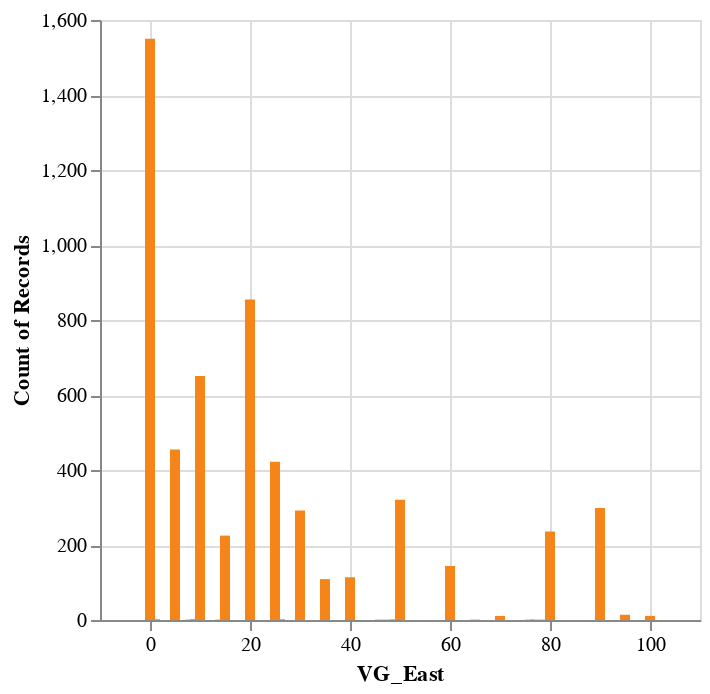

The notebook cell this image was saved under:
### Code cell
DeepnoteChart(df_seeing_vg, """{"layer":[{"layer":[{"mark":{"clip":true,"type":"bar","color":"#f58518","tooltip":true},"encoding":{"x":{"sort":null,"type":"quantitative","field":"VG_East","scale":{"type":"linear"},"stack":"zero"},"y":{"sort":null,"type":"quantitative","field":"Unnamed: 0","scale":{"type":"linear"},"stack":"zero","aggregate":"count"}}}]}],"title":"","config":{"legend":{}},"$schema":"https://vega.github.io/schema/vega-lite/v5.json","encoding":{}}""")

### Figure 1 — Vega-Lite specification as saved in the notebook (floating-point values rounded to 4 significant figures; data arrays with more than 128 entries replaced by an {"elided": "..."} marker saying what was removed)
{"$schema": "https://vega.github.io/schema/vega-lite/v5.json", "encoding": {}, "layer": [{"layer": [{"mark": {"type": "bar", "tooltip": true, "color": "#f58518", "clip": true}, "encoding": {"x": {"field": "VG_East", "type": "quantitative", "sort": null, "stack": "zero", "scale": {"type": "linear"}}, "y": {"field": "Unnamed: 0", "type": "quantitative", "aggregate": "count", "sort": null, "stack": "zero", "scale": {"type": "linear"}}}}]}], "title": "", "config": {"legend": {}}, "data": {"values": {"elided": "5724 records"}}}
